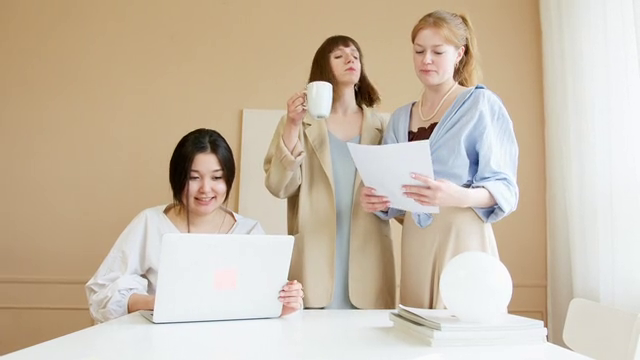
#> input picture frame 32 of faces.mp4, 640 x 360 px
$ python faces.py
#> lines starting #> are read from the running program, lines starting #| are printed output that depends on the picture; after the words box and inside, x2 and y2 are one past the last pixel; in counts of white or black regions, pixels touching at a corner belong together
#STEP 1: Face detection in images

# import cv2
#
#
# facescascade = cv2.CascadeClassifier('haarcascades/haarcascade_frontalface_default.xml')
# img = cv2.imread('face.jpeg')
#
# imgGray = cv2.cvtColor(img, cv2.COLOR_BGR2GRAY)
# faces = facescascade.detectMultiScale(img,1.1,4)
#
# for (x,y,w,h) in faces:
#     cv2.rectangle(img,(x,y),(x+w,y+h),(255,0,0),2)
#
#
# cv2.imshow('girlface',img)
# cv2.waitKey(0)


##--------------------------------------Face Detection in Video------------------------------##


# import cv2
#
# # Load the cascade
# faceCascade = cv2.CascadeClassifier('haarcascades/haarcascade_frontalface_default.xml')
#
# # To capture video from webcam
# cap = cv2.VideoCapture(0)
#
# while True:
#     # Read the frame
#     _, img = cap.read()
#
#     # Convert to grayscale
#     imgGray = cv2.cvtColor(img, cv2.COLOR_BGR2GRAY)
#
#     # Detect faces
#     faces = faceCascade.detectMultiScale(imgGray, 1.1, 4)
#
#     # Draw rectangle around the faces
#     for (x, y, w, h) in faces:
#         cv2.rectangle(img, (x, y), (x+w, y+h), (255, 0, 0), 2)
#
#     # Display
#     cv2.imshow('Video', img)
#
#     # Stop if escape key is pressed
#     k = cv2.waitKey(1) & 0xff
#     if k == ord('q'):  # Use 'q' to quit the program
#         break

# # Release the VideoCapture object and close the windows
# cap.release()
# cv2.destroyAllWindows()


#-------------------------Another Form-----------------------#

import cv2

# Load the cascade
faceCascade = cv2.CascadeClassifier('haarcascades/haarcascade_frontalface_default.xml')

# To capture video from webcam
cap = cv2.VideoCapture('faces.mp4')

while True:
    # Read the frame
    success, img = cap.read()
#> img is the input picture: shape (360, 640, 3); mean B, G, R 168.8, 187.9, 202.3

    if not success:
        break  # If no frame is read, break out of the loop

    # Convert to grayscale, detect faces, draw rectangles, and display the frame
    imgGray = cv2.cvtColor(img, cv2.COLOR_BGR2GRAY)
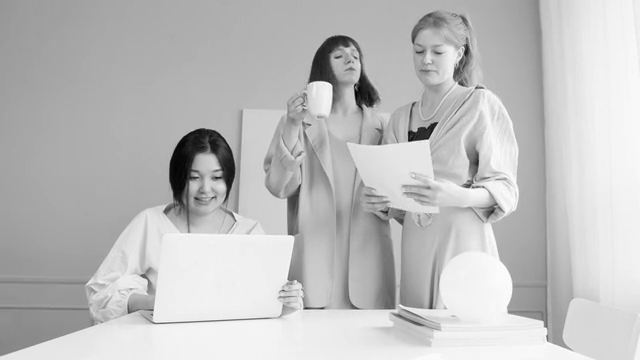
#> imgGray: shape (360, 640); min 3, max 255, mean 190
    faces = faceCascade.detectMultiScale(imgGray, 1.1, 4)
#> faces = [[328, 43, 40, 40], [179, 157, 55, 55], [401, 31, 55, 55], [455, 94, 59, 59]]
    for (x, y, w, h) in faces:
        cv2.rectangle(img, (x, y), (x+w, y+h), (255, 0, 0), 2)
#> this loop made 4 passes
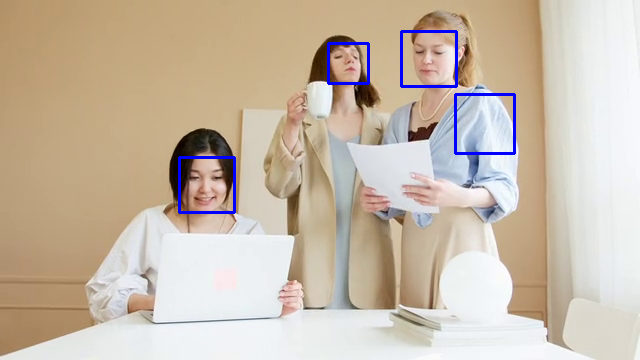
#> img: shape (360, 640, 3); 1.08% of pixels changed, all inside (x1, y1, x2, y2) = (178, 30, 516, 214)
    cv2.imshow('Video', img)

    # Stop if 'q' is pressed
    if cv2.waitKey(1) & 0xff == ord('q'):
#> (key q is pressed here)
        break

$ run again, starting later in the video
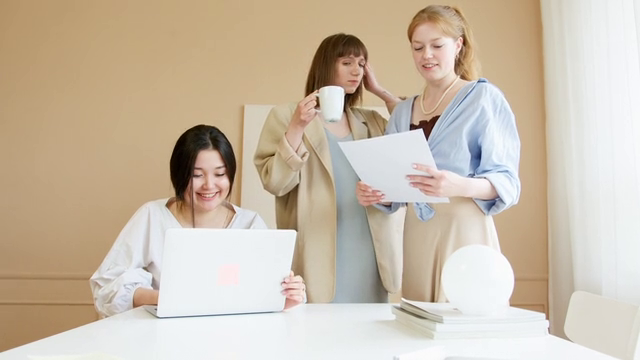
#> input picture frame 144 of faces.mp4, 640 x 360 px
#> img is the input picture: shape (360, 640, 3); mean B, G, R 170.6, 188.6, 202.3
#> `imgGray = cv2.cvtColor(img, cv2.COLOR_BGR2GRAY)`:
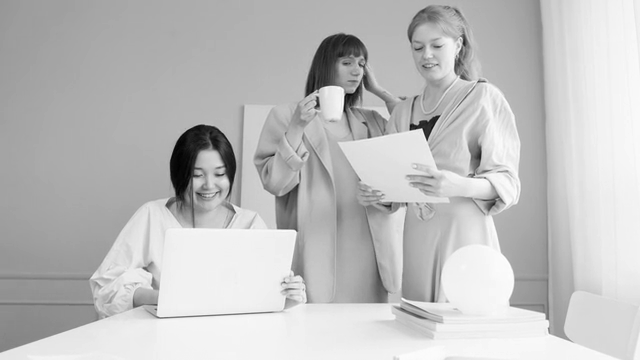
#> imgGray: shape (360, 640); min 2, max 255, mean 190.6
#> faces = [[184, 155, 52, 52], [401, 26, 54, 54]]
#> the loop `for (x, y, w, h) in faces:` made 2 passes
#> after the loop `for (x, y, w, h) in faces:`:
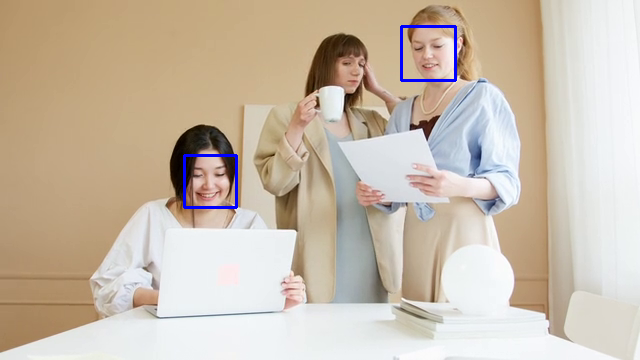
#> img: shape (360, 640, 3); 0.55% of pixels changed, all inside (x1, y1, x2, y2) = (183, 25, 457, 209)

$ run again, starting later in the video
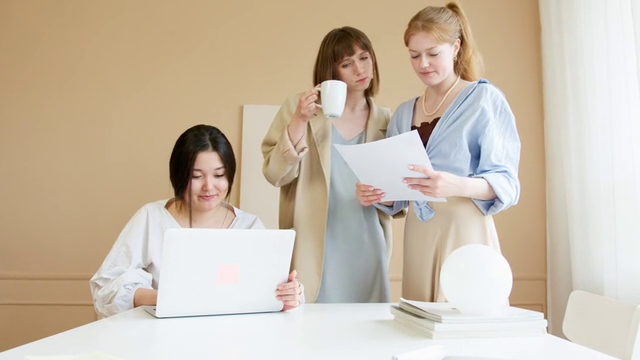
#> input picture frame 257 of faces.mp4, 640 x 360 px
#> img is the input picture: shape (360, 640, 3); mean B, G, R 171, 188.6, 202
#> `imgGray = cv2.cvtColor(img, cv2.COLOR_BGR2GRAY)`:
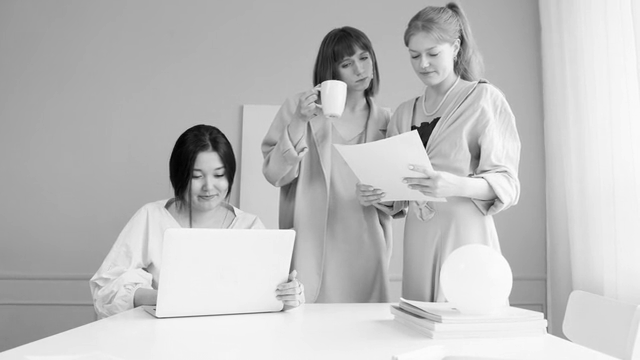
#> imgGray: shape (360, 640); min 2, max 255, mean 190.5
#> faces = [[182, 155, 55, 55], [398, 34, 54, 54]]
#> the loop `for (x, y, w, h) in faces:` made 2 passes
#> after the loop `for (x, y, w, h) in faces:`:
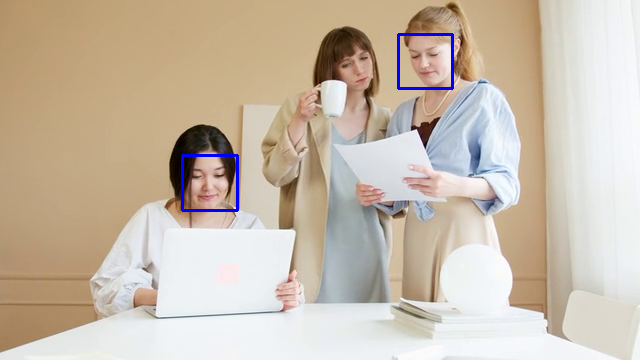
#> img: shape (360, 640, 3); 0.56% of pixels changed, all inside (x1, y1, x2, y2) = (181, 33, 454, 212)
